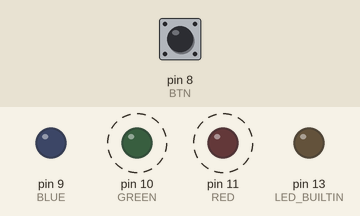
Simulated run of this sketch. Board: Arduino Uno, built with avr-gcc and run on an emulated ATmega328P. Shown: output pins drawn as LEDs (lit = HIGH). Dashed ring = blinking. The test bench sets the inputs (shaded band); at power-on: pin 8 (BTN) LOW.

Above: at 4.2 s.
4.3 s: pin 8 (BTN) pulled HIGH for 1 s
At 4.75 s:
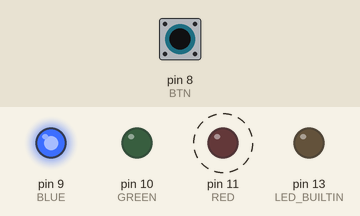
7.3 s: pin 8 (BTN) pulled HIGH for 3.2 s
At 10.75 s:
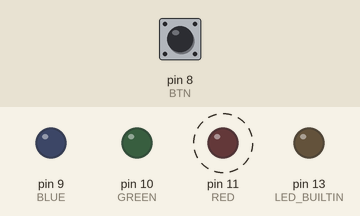
Timing chart, 0 to 18.0 s (numbered marks = the images above; inputs shaded):
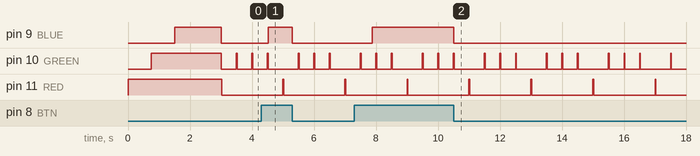

Measured:
- after the input at 4.3 s, pin 9 (BLUE): LOW → HIGH after 0.22 s, → LOW 0.78 s later
- after the input at 7.3 s, pin 9 (BLUE): LOW → HIGH after 0.57 s, → LOW 2.6 s later
- by itself, pin 10 (GREEN): repeats every 2.0 s: 2 × (LOW 0.48 s, HIGH 0.02 s), LOW 0.98 s, HIGH 0.02 s
- by itself, pin 11 (RED): alternates HIGH for 0.02 s and LOW for 2.0 s

The sketch:

MyMetronome.ino
```cpp
//Inputs/Outputs
const int RED = 11;
const int GREEN = 10;
const int BLUE = 9;
const int BTN = 8;

//Global Time
unsigned long currentMillis;
unsigned long previousMillis;
unsigned long calibratedHoldValue = 50000;//need to calibrate it once code changes

//MetronomeState
int clickNumber = 1;
int period = 500; //ms
const int flashTime = 20;

//Button status
unsigned long tapTime = 0;
unsigned long prevTapTime = 0;
boolean btnDown = false;
unsigned long holdTime = 0;

void setup() {
  // Init inputs and outputs
  pinMode(RED, OUTPUT);
  pinMode(GREEN, OUTPUT);
  pinMode(BLUE, OUTPUT);
  pinMode(BTN, INPUT);
  pinMode(LED_BUILTIN, OUTPUT);
  digitalWrite(LED_BUILTIN, LOW);

  digitalWrite(RED, HIGH);
  delay(750);
  digitalWrite(GREEN, HIGH);
  delay(750);
  digitalWrite(BLUE, HIGH);
  delay(1500);
  digitalWrite(RED, LOW);
  digitalWrite(GREEN, LOW);
  digitalWrite(BLUE, LOW);
}

void loop() {
  currentMillis = millis();
  buttonActions();
  ledActions();
}

void buttonActions(){
    if(digitalRead(BTN)){ //button is pressed
      if(holdTime == 0){ //just now
          if((prevTapTime != 0) && (currentMillis - prevTapTime) < 3000 && (currentMillis - prevTapTime > 200)){
              period = currentMillis - prevTapTime;
              clickNumber = 4;//Re-start the metronome
              click();
          }
          prevTapTime = currentMillis;
      } else if(holdTime>calibratedHoldValue){//button been held for about half second
          if(!btnDown){
              holdAction();
              prevTapTime = 0; //setting this so next tap won't set the blink period
              btnDown = true;
         }
      }//else do nothing
      holdTime++;
    } else {//press is not detected - resetting holdtime
      if(holdTime!=0){
        releaseAction();
      };
      holdTime = 0;
      btnDown = false;
    }
}

void holdAction(){
    digitalWrite(BLUE, HIGH);
}

void releaseAction(){
    digitalWrite(BLUE, LOW);
}

void ledActions(){
  //Turn on
  if(currentMillis - previousMillis >= period){
    click();
  }
  //Turn off
  if(millis() - previousMillis >=20){
      digitalWrite(GREEN, LOW);
      digitalWrite(RED, LOW);
  }
}

void click(){
  previousMillis = millis();
  if(clickNumber == 1){
    digitalWrite(RED, HIGH);
  } else {
    digitalWrite(GREEN, HIGH);
  }
  clickNumber++;
  if(clickNumber == 5) {clickNumber = 1;}
}
```
